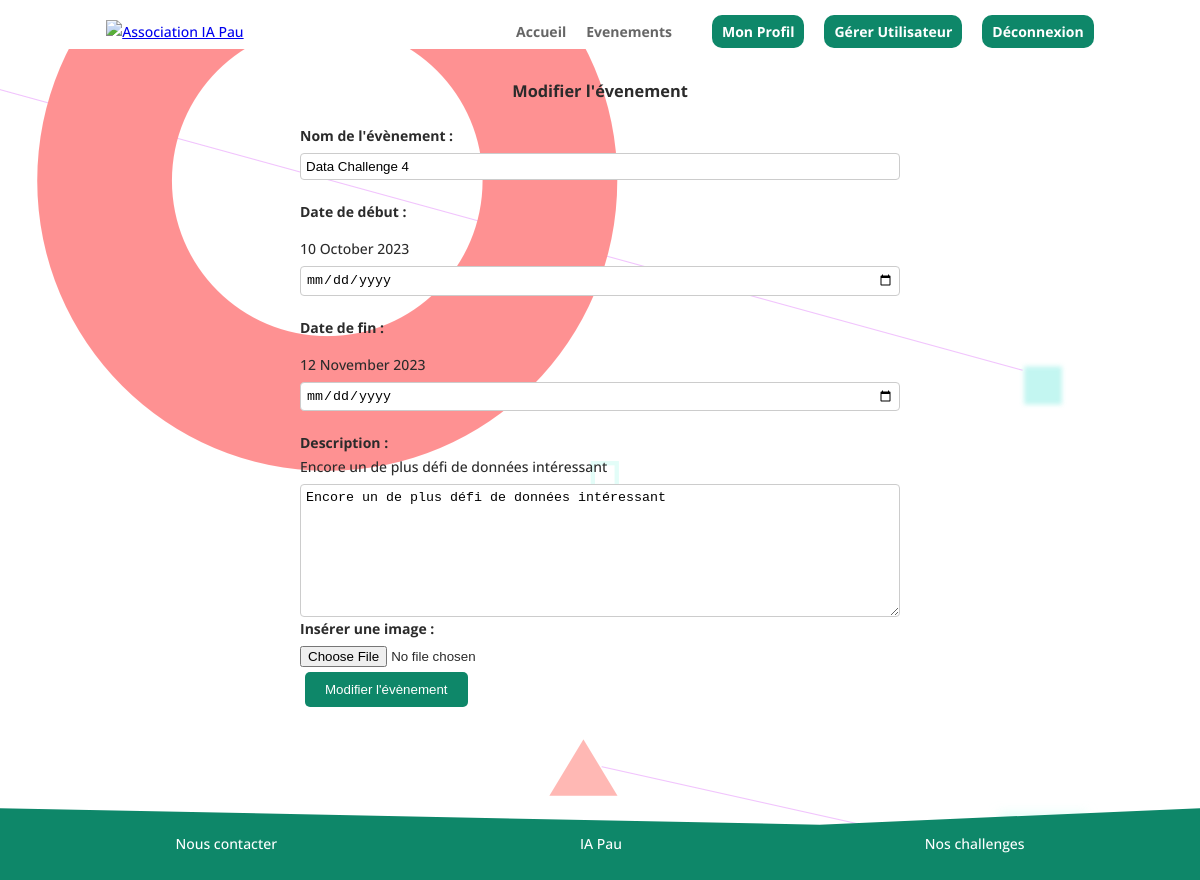
Page /?page=modifierEvenement&evenement=6 (signed in) on the committed database.
### tables this page shows
CREATE TABLE Evenement(
    idEvenement int AUTO_INCREMENT,
    nomEvenement varchar(64) NOT NULL,
    dateDebut date,
    dateFin date,
    descriptionEvent varchar(264),
    imageEvent varchar(1024),
    typeEvenement varchar(30),
    PRIMARY KEY (idEvenement),
    CONSTRAINT check_typeEvenement CHECK (typeEvenement IN ('dataBattle', 'dataChallenge'))
);

### action/bdd.php (called while the page is built, shortened)
<?php
require_once('database_login.php');
function connect()
{
    $connexion = null;
    global $username;
    global $password;
    global $bddname;
    global $port;
    try {
        $connexion = new PDO(
            'mysql:host=localhost;dbname=' . $bddname . ';charset=utf8' . ';port=' . $port,
            $username,
            $password
        );
    } catch (Exception $e) {
        die('Erreur : ' . $e->getMessage());
    }
    return $connexion;
}
function getUser($mail)
{
    try {
        $conn = connect();
        $sqlQuery = "SELECT * FROM Utilisateur WHERE email LIKE :email";
        $statement = $conn->prepare($sqlQuery);
        $statement->bindParam(':email', $mail);
        $statement->execute();
        $result = $statement->fetchAll();
        return $result;
    } catch (Exception $e) {
        die('Erreur : ' . $e->getMessage());
    }
}
function getEvenementbyID($id)
{
    try {
        $conn = connect();
        $sqlQuery = "SELECT idEvenement, nomEvenement, DATE_FORMAT(dateDebut, '%d %M %Y') AS dateD, DATE_FORMAT(dateFin, '%d %M %Y') AS dateF, descriptionEvent, imageEvent FROM Evenement WHERE idEvenement = :id";
        $statement = $conn->prepare($sqlQuery);
        $statement->bindParam(':id', $id);
        $statement->execute();
        $result = $statement->fetch();
        return $result;
    } catch (Exception $e) {
        die('Erreur : ' . $e->getMessage());
    }
}
?>

### pages/modifierEvenement.php (the view, shortened to what this page needs)
<?php
if (isset($_SESSION['email']) && (isset($_GET['evenement']))){
    $idevenement = $_GET['evenement'];
    $user = getUser($_SESSION['email']);
    $evenement = getEvenementbyID($idevenement);
    if ($user[0]['type'] == "Administrateur") { ?>
        <link rel="stylesheet" href="styles/component/ajoutEvenement.css" />
        <form action="action/updateEvenement.php" method="post">
            <h3>Modifier l'évenement</h3>
            <div id="request-name">
                <div class="field">
                    <label for="nomEvenement">Nom de l'évènement : </label>
                </div>
                <input type="text" name="nomEvenement" id="nomEvenement" value="<?php echo $evenement['nomEvenement'] ?>">
            </div>
            <div id="request-dateDebut">
                <div class="field">
                    <label for="dateDebut">Date de début :</label>
                    <p><?php echo $evenement['dateD'] ?></p>
                </div>
                <input type="date" name="dateDebut" id="dateDebut">
            </div>
            <div id="request-dateFin">
                <div class="field">
                    <label for="dateFin">Date de fin : </label>
                    <p><?php echo $evenement['dateF'] ?></p>
                </div>
                <input type="date" name="dateFin" id="dateFin">
            </div>
            <div id="request-description">
                <div class="field">
                    <label for="description">Description : </label>
                    <?php echo ($evenement['descriptionEvent']) ?>
                </div>
                <textarea type="text" name="description" id="description" rows="10" cols="66"><?php echo $evenement['descriptionEvent'] ?></textarea>
            </div>
            <div id="request-image">
                <div class="field">
                    <label for="image">Insérer une image :</label>
                </div>
                <input type="file" id="image" name="image" accept="image/png, image/jpeg">
            </div>
            <div>
                <input type="submit" value="Modifier l'évènement">
            </div>
        </form>
        <?php
            }
        else{
            header ('Location: /?page=404');
        }
    }
else{
    header ('Location: /?page=404');
}
?>

### styles/global.css (style rules this page uses)
body { position: relative; margin: 0; padding-bottom: 6rem; min-height: 100%; font-family: Open Sans,Arial,sans-serif; font-size: 14px; color: #2b2b2b; line-height: 1.7em; font-weight: 500; background-color: rgb(255, 255, 255); background-image: url(/images/background.png); }
html { height: 100%; box-sizing: border-box; }
*, *:before, *:after { box-sizing: inherit; }
input[type="submit"] { background-color: #0e8769; color: white; margin: 5px; border-radius: 5px; padding: 10px 20px; border: none; transition: color 0.3s ease; font-family: 'Ubuntu',Helvetica,Arial,Lucida,sans-serif !important; cursor: pointer; }

### styles/component/accueil.css (style rules this page uses)
p { margin-bottom: 0; }

### styles/component/synthese.css (style rules this page uses)
h3 { margin-top: 20px; }

### styles/component/ajoutEvenement.css (style rules this page uses)
form { max-width: 600px; margin: 0 auto; }
h3 { text-align: center; }
.field { margin-bottom: 5px; }
#request-name, #request-dateDebut, #request-dateFin, #request-description { margin-top: 20px; }
label { display: block; font-weight: bold; }
input[type="text"], input[type="date"], textarea { width: 100%; padding: 5px; border: 1px solid #ccc; border-radius: 4px; }
textarea { vertical-align: top; height: 10em; min-height: 5em; resize: vertical }
#request-image label { display: block; font-weight: bold; }
#request-image input[type="file"] { display: block; margin-top: 5px; }
input[type="submit"] { background-color: #0e8769; color: white; margin: 5px; border-radius: 5px; padding: 10px 20px; border: none; transition: color 0.3s ease; font-family: 'Ubuntu',Helvetica,Arial,Lucida,sans-serif !important; cursor: pointer; display: flex; }

### rows in the picture
evenement: nomEvenement "Data Challenge 4", descriptionEvent "Encore un de plus défi de données intéressant", description "Encore un de plus défi de données intéressant"

### other values in the picture
$evenement['dateD'] "10 October 2023"
$evenement['dateF'] "12 November 2023"
